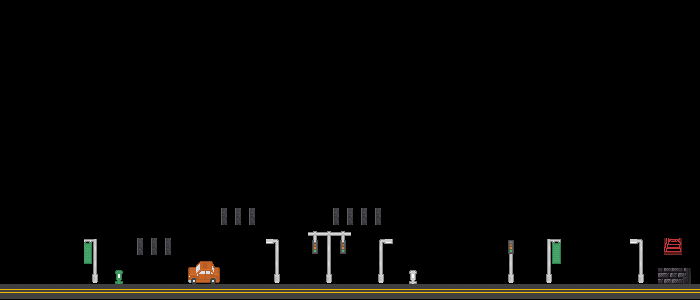

The image is a tile-based game level rendered from a .tmx file. Its description and complete source (layers, tilesets, objects, tile grids) follow:
An orthogonal 50x20 tile map with 14x15 px tiles, 1 tile layer (Capa de patrones 1), 3 tilesets.

<map version="1.2" tiledversion="1.3.3" orientation="orthogonal" renderorder="right-down" width="50" height="20" tilewidth="14" tileheight="15" infinite="0" nextlayerid="2" nextobjectid="1">
 <tileset firstgid="1" source="roguelikeCity_magenta.tsx" />
 <tileset firstgid="973" source="tileset.tsx" />
 <tileset firstgid="973" source="fk/CyberTileA4.tsx" />
 <layer id="1" name="Capa de patrones 1" width="50" height="20">
  <data encoding="csv">
0,0,0,0,0,0,0,0,0,0,0,0,0,0,0,0,0,0,0,0,0,0,0,0,0,0,0,0,0,0,0,0,0,0,0,0,0,0,0,0,0,0,0,0,0,0,0,0,0,0,
0,0,0,0,0,0,0,0,0,0,0,0,0,0,0,0,0,0,0,0,0,0,0,0,0,0,0,0,0,0,0,0,0,0,0,0,0,0,0,0,0,0,0,0,0,0,0,0,0,0,
0,0,0,0,0,0,0,0,0,0,0,0,0,0,0,0,0,0,0,0,0,0,0,0,0,0,0,0,0,0,0,0,0,0,0,0,0,0,0,0,0,0,0,0,0,0,0,0,0,0,
0,0,0,0,0,0,0,0,0,0,0,0,0,0,0,0,0,0,0,0,0,0,0,0,0,0,0,0,0,0,0,0,0,0,0,0,0,0,0,0,0,0,0,0,0,0,0,0,0,0,
0,0,0,0,0,0,0,0,0,0,0,0,0,0,0,0,0,0,0,0,0,0,0,0,0,0,0,0,0,0,0,0,0,0,0,0,0,0,0,0,0,0,0,0,0,0,0,0,0,0,
0,0,0,0,0,0,0,0,0,0,0,0,0,0,0,0,0,0,0,0,0,0,0,0,0,0,0,0,0,0,0,0,0,0,0,0,0,0,0,0,0,0,0,0,0,0,0,0,0,0,
0,0,0,0,0,0,0,0,0,0,0,0,0,0,0,0,0,0,0,0,0,0,0,0,0,0,0,0,0,0,0,0,0,0,0,0,0,0,0,0,0,0,0,0,0,0,0,0,0,0,
0,0,0,0,0,0,0,0,0,0,0,0,0,0,0,0,0,0,0,0,0,0,0,0,0,0,0,0,0,0,0,0,0,0,0,0,0,0,0,0,0,0,0,0,0,0,0,0,0,0,
0,0,0,0,0,0,0,0,0,0,0,0,0,0,0,0,0,0,0,0,0,0,0,0,0,0,0,0,0,0,0,0,0,0,0,0,0,0,0,0,0,0,0,0,0,0,0,0,0,0,
0,0,0,0,0,0,0,0,0,0,0,0,0,0,0,0,0,0,0,0,0,0,0,0,0,0,0,0,0,0,0,0,0,0,0,0,0,0,0,0,0,0,0,0,0,0,0,0,0,0,
0,0,0,0,0,0,0,0,0,0,0,0,0,0,0,0,0,0,0,0,0,0,0,0,0,0,0,0,0,0,0,0,0,0,0,0,0,0,0,0,0,0,0,0,0,0,0,0,0,0,
0,0,0,0,0,0,0,0,0,0,0,0,0,0,0,0,0,0,0,0,0,0,0,0,0,0,0,0,0,0,0,0,0,0,0,1517,1518,1518,1518,1518,1523,0,0,0,0,0,0,0,0,0,
0,0,0,0,0,0,0,0,0,0,0,0,0,0,0,0,0,0,0,0,0,0,0,0,0,0,0,0,0,0,0,0,0,0,0,0,0,0,0,0,0,0,0,0,0,0,0,0,0,0,
0,0,0,0,0,0,0,0,0,0,0,0,0,0,0,0,0,0,0,0,0,0,0,0,0,0,0,0,0,1482,1482,1482,1482,0,0,0,0,0,0,0,0,0,0,0,0,0,0,0,0,0,
0,0,0,0,0,0,0,0,0,0,0,0,0,0,0,1445,1445,1445,0,0,0,0,0,1445,1445,1445,1445,0,0,0,0,0,0,0,0,0,0,0,0,0,0,0,0,0,0,0,0,0,0,0,
0,0,0,0,0,0,0,0,0,0,0,0,0,0,0,0,0,0,0,0,0,0,546,546,546,0,0,0,0,0,0,0,0,0,0,0,0,0,0,0,0,0,0,0,0,0,0,1676,1677,1678,
0,0,0,0,0,0,577,0,0,1445,1445,1445,0,0,0,0,0,0,0,578,0,0,507,618,507,0,0,579,0,0,0,0,0,0,0,0,543,0,0,580,0,0,0,0,0,578,0,1714,1715,1716,
0,0,0,0,0,0,613,0,0,0,0,0,0,896,897,898,0,0,0,614,0,0,0,618,0,0,0,615,0,0,0,1365,1365,1365,1365,0,618,0,0,616,0,0,0,0,0,614,0,1752,1753,1754,
0,0,0,0,0,0,650,0,653,0,0,0,0,932,933,934,0,0,0,650,0,0,0,654,0,0,0,651,0,617,0,1405,1405,1405,1405,0,654,0,0,651,0,0,0,0,0,650,0,1790,1791,1792,
698,698,698,698,698,698,698,698,698,698,698,698,698,698,698,698,698,698,698,698,698,698,698,698,698,698,698,698,698,698,698,698,698,698,698,698,698,698,698,698,698,698,698,698,698,698,698,698,698,698
</data>
 </layer>
</map>
